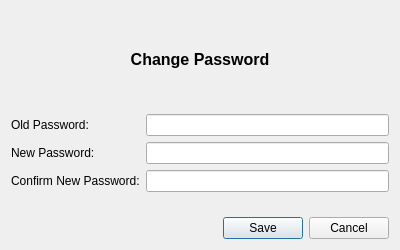
<?xml version="1.0" encoding="UTF-8"?>
<ui version="4.0">
    <class>ChangePasswordDialog</class>
    <widget class="QDialog" name="ChangePasswordDialog">
        <property name="geometry">
            <rect>
                <x>0</x>
                <y>0</y>
                <width>400</width>
                <height>250</height>
            </rect>
        </property>
        <property name="windowTitle">
            <string>Change Developer Password</string>
        </property>
        <property name="modal">
            <bool>true</bool>
        </property>
        <layout class="QVBoxLayout" name="verticalLayout">
            <item>
                <widget class="QLabel" name="titleLabel">
                    <property name="font">
                        <font>
                            <pointsize>12</pointsize>
                            <weight>75</weight>
                            <bold>true</bold>
                        </font>
                    </property>
                    <property name="text">
                        <string>Change Password</string>
                    </property>
                    <property name="alignment">
                        <set>Qt::AlignCenter</set>
                    </property>
                </widget>
            </item>
            <item>
                <layout class="QFormLayout" name="formLayout">
                    <item row="0" column="0">
                        <widget class="QLabel" name="oldPasswordLabel">
                            <property name="text">
                                <string>Old Password:</string>
                            </property>
                        </widget>
                    </item>
                    <item row="0" column="1">
                        <widget class="QLineEdit" name="oldPasswordLineEdit">
                            <property name="echoMode">
                                <enum>QLineEdit::Password</enum>
                            </property>
                        </widget>
                    </item>
                    <item row="1" column="0">
                        <widget class="QLabel" name="newPasswordLabel">
                            <property name="text">
                                <string>New Password:</string>
                            </property>
                        </widget>
                    </item>
                    <item row="1" column="1">
                        <widget class="QLineEdit" name="newPasswordLineEdit">
                            <property name="echoMode">
                                <enum>QLineEdit::Password</enum>
                            </property>
                        </widget>
                    </item>
                    <item row="2" column="0">
                        <widget class="QLabel" name="confirmPasswordLabel">
                            <property name="text">
                                <string>Confirm New Password:</string>
                            </property>
                        </widget>
                    </item>
                    <item row="2" column="1">
                        <widget class="QLineEdit" name="confirmPasswordLineEdit">
                            <property name="echoMode">
                                <enum>QLineEdit::Password</enum>
                            </property>
                        </widget>
                    </item>
                </layout>
            </item>
            <item>
                <layout class="QHBoxLayout" name="horizontalLayout">
                    <item>
                        <spacer name="horizontalSpacer">
                            <property name="orientation">
                                <enum>Qt::Horizontal</enum>
                            </property>
                            <property name="sizeHint" stdset="0">
                                <size>
                                    <width>40</width>
                                    <height>20</height>
                                </size>
                            </property>
                        </spacer>
                    </item>
                    <item>
                        <widget class="QPushButton" name="saveButton">
                            <property name="text">
                                <string>Save</string>
                            </property>
                            <property name="default">
                                <bool>true</bool>
                            </property>
                        </widget>
                    </item>
                    <item>
                        <widget class="QPushButton" name="cancelButton">
                            <property name="text">
                                <string>Cancel</string>
                            </property>
                        </widget>
                    </item>
                </layout>
            </item>
        </layout>
    </widget>
    <resources/>
    <connections/>
</ui>
